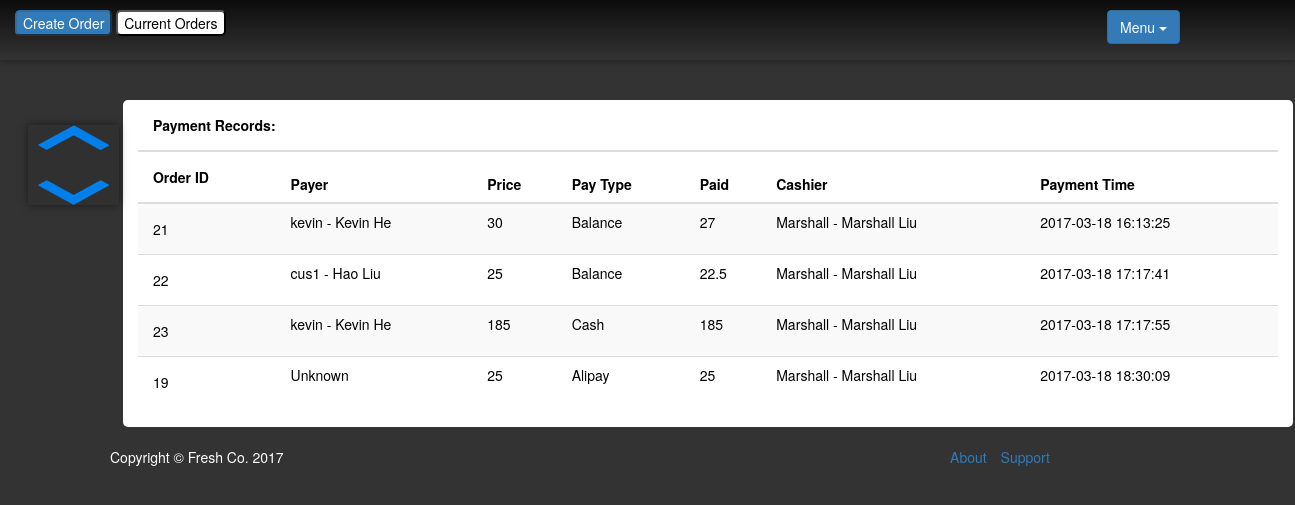
The page /admin/index.php?page=payment (signed in) on the database its author committed.
### tables this page shows
CREATE TABLE IF NOT EXISTS `payment` (
  `id` int(11) NOT NULL,
  `order_id` int(11) DEFAULT NULL,
  `cus_id` int(11) DEFAULT NULL,
  `price` double DEFAULT NULL,
  `discount` double DEFAULT NULL,
  `pay_time` datetime DEFAULT NULL,
  `pay_type_id` int(11) DEFAULT NULL,
  `emp_id` int(11) DEFAULT NULL
);

CREATE TABLE IF NOT EXISTS `pay_type` (
  `id` int(11) NOT NULL,
  `type` varchar(20) DEFAULT NULL
);

### admin/inc/db.php (called while the page is built, shortened)
<?php
 class Mysql{
	function __construct(){
		$this->conn=$this->getConn();
	}
	function getConn(){
        $conn =  mysql_connect('localhost','root','0618') or die("Cannot connect to server".mysql_error());
        return $conn;
    }
	function fetch($result){
        $row = mysql_fetch_array($result);
        return $row;
    }
	function query($sql){
        $res = mysql_query($sql,$this->conn) or die(mysql_error());
		return $res;
	}
}
$mysql = new Mysql();
?>

### admin/payment.php (the view)
<div class="col-md-12 mainblocks">
	<table class ='table table table-striped'>
		<thead>
			<th colspan='7'>Payment Records:</th>
			<tr>
				<th>Order ID</th>
				<th>Payer</th>
				<th>Price</th>
				<th>Pay Type</th>
				<th>Paid</th>
				<th>Cashier</th>
				<th>Payment Time</th>
			</tr>
		</thead>
		<tbody>
		<?php
			$sql_payInfo = "SELECT p.order_id,CONCAT(c.username,' - ',c.firstname,' ',c.lastname) AS customer,p.price,pt.type,p.price*p.discount AS paid,CONCAT(e.username,' - ',e.firstname,' ',e.lastname) AS staff,p.pay_time FROM payment AS p LEFT JOIN customer AS c ON p.cus_id = c.id INNER JOIN pay_type AS pt ON p.pay_type_id=pt.id INNER JOIN employee AS e ON p.emp_id = e.id";
			$res_payInfo = $mysql->query($sql_payInfo);
			while($row_payInfo = $mysql->fetch($res_payInfo)){
				$payer = empty($row_payInfo['customer'])?'Unknown':$row_payInfo['customer'];
				echo"<tr>
						<td>".$row_payInfo['order_id']."</td>
						<td>".$payer."</td>
						<td>".$row_payInfo['price']."</td>
						<td>".$row_payInfo['type']."</td>
						<td>".$row_payInfo['paid']."</td>
						<td>".$row_payInfo['staff']."</td>
						<td>".$row_payInfo['pay_time']."</td>
				</tr>";
			}
		?>
		</tbody>
	</table>
</div>

### static/css/admin.css (style rules this page uses)
table,input,select,button,.mainblocks { background:#fff; color: black; border-radius:5px; }
table tr td:first-child,table tr th:first-child { padding:15px; }
body { background-color: #333333; }

### rows shown on the page
payment: order "21", payer "kevin - Kevin He", price "30", pay_type.type "Balance", paid "27", staff "Marshall - Marshall Liu", pay_time "2017-03-18 16:13:25"
payment: order "22", payer "cus1 - Hao Liu", price "25", pay_type.type "Balance", paid "22.5", staff "Marshall - Marshall Liu", pay_time "2017-03-18 17:17:41"
payment: order "23", payer "kevin - Kevin He", price "185", pay_type.type "Cash", paid "185", staff "Marshall - Marshall Liu", pay_time "2017-03-18 17:17:55"
payment: order "19", payer "Unknown", price "25", pay_type.type "Alipay", paid "25", staff "Marshall - Marshall Liu", pay_time "2017-03-18 18:30:09"
